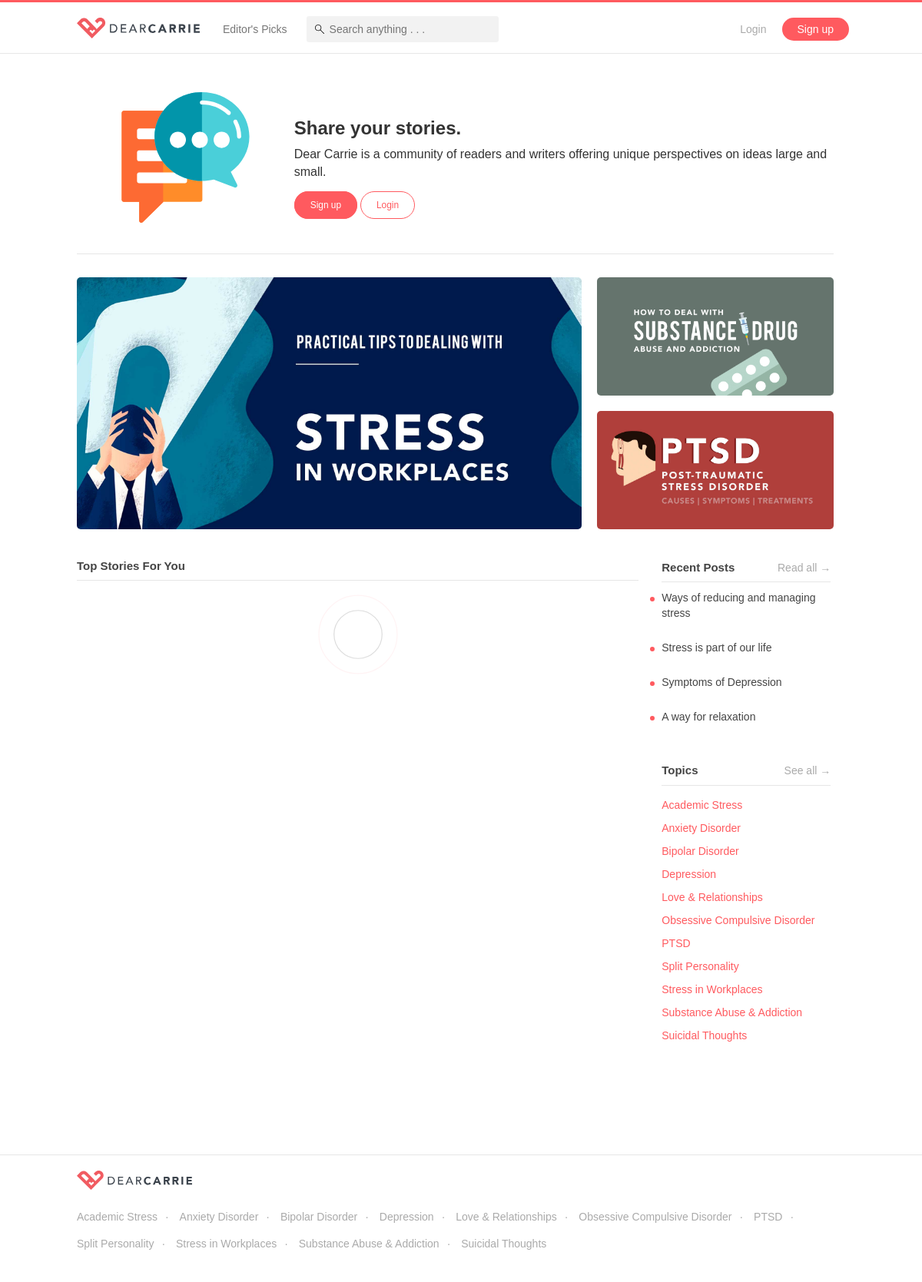
The page / on the database its author committed.
### tables this page shows
CREATE TABLE IF NOT EXISTS `topics` (
  `id` int(11) NOT NULL AUTO_INCREMENT,
  `main_image` varchar(255) NOT NULL,
  `background` varchar(255) NOT NULL,
  `title` varchar(255) NOT NULL,
  `short_desc` varchar(255) NOT NULL,
  `description` text NOT NULL,
  `date` timestamp NOT NULL DEFAULT CURRENT_TIMESTAMP ON UPDATE CURRENT_TIMESTAMP,
  `followers` int(11) NOT NULL DEFAULT '0',
  `posts` int(11) NOT NULL DEFAULT '0',
  `url` varchar(255) NOT NULL,
  `tel` varchar(255) NOT NULL,
  `type` varchar(255) NOT NULL,
  `order_num` int(11) NOT NULL,
  `score` double NOT NULL DEFAULT '0',
  `published` int(11) NOT NULL DEFAULT '1',
  PRIMARY KEY (`id`)
);

CREATE TABLE IF NOT EXISTS `posts` (
  `id` int(11) NOT NULL AUTO_INCREMENT,
  `userid` int(11) DEFAULT NULL,
  `title` text,
  `description` text,
  `timestamp` timestamp NOT NULL DEFAULT CURRENT_TIMESTAMP,
  `score` double NOT NULL DEFAULT '0',
  `likes` int(11) NOT NULL DEFAULT '0',
  `comments` int(11) NOT NULL DEFAULT '0',
  `views` int(11) NOT NULL DEFAULT '0',
  `published` int(11) NOT NULL DEFAULT '1',
  PRIMARY KEY (`id`)
);

### controllers/commonFunctions.php (called while the page is built, shortened)
<?php
function checkLogin() {
	if(isset($_SESSION["role"])) {
		return false;
	}
	else {
		return true;
	}
}
function connectToDataBase() {
	$theLineToDatabase =  mysqli_connect("localhost","root","root","dearcarrie");
	if(!$theLineToDatabase) {
		header("location: error.php?msg=Database connection first error");
		exit();
	}
	else {
	  return $theLineToDatabase;
	}
}
function displayAllTopicsOrderByTitleAsc() {
	$conn = connectToDataBase();
	$sql = "SELECT * FROM topics ORDER BY title ASC";
	$result = $conn->query($sql);
	$resArr = array();
	if ($result->num_rows > 0) {
		 while($row = $result->fetch_assoc()) {
			 $resArr[] = $row;
		 }
	} else {
	}
	return $resArr;
}
function displayCuratedTopics() {
	$conn = connectToDataBase();
	$sql = "SELECT * FROM topics WHERE type = 'curated' ORDER BY title";
	$result = $conn->query($sql);
	$resArr = array();
	if ($result->num_rows > 0) {
		 while($row = $result->fetch_assoc()) {
			 $resArr[] = $row;
		 }
	}
	return $resArr;
}
function displayMainTopics() {
	$conn = connectToDataBase();
	$sql = "SELECT * FROM topics WHERE type = 'main' ORDER BY order_num";
	$result = $conn->query($sql);
	$resArr = array();
	if ($result->num_rows > 0) {
		 while($row = $result->fetch_assoc()) {
			 $resArr[] = $row;
		 }
	}
	return $resArr;
}
function displayRecentPosts() {
	$conn = connectToDataBase();
	$sql = "SELECT * FROM posts WHERE published = 1 ORDER BY id DESC LIMIT 4";
	$result = $conn->query($sql);
	$resArr = array();
	if ($result->num_rows > 0) {
		 while($row = $result->fetch_assoc()) {
			 $resArr[] = $row;
		 }
	} else {
	}
	return $resArr;
}
?>

### index.php (the view, shortened to what this page needs)
<!DOCTYPE html>
<?php
  include('controllers/templates.php');
  $mainTopics = displayMainTopics();
  $topics = displayAllTopicsOrderByTitleAsc();
  $recentPosts = displayRecentPosts();
?>
<html lang="en">
  <?php head("Dear Carrie"); ?>
  <body>
    <?= navbar(); ?>
    <div class="page-container">
      <?php if(checkLogin()) { ?>
          <div class="signup-banner">
              <div class="hide-mobile">
                  <img src="images/chat.svg">
              </div>
              <div>
                  <h3>Share your stories.</h3>
                  <p class="mBottom-20">Dear Carrie is a community of readers and writers offering unique perspectives on ideas large and small.</p>
                  <a href="signup" style="color:white;" class="primary-btn small">Sign up</a>
                  <a href="login" class="primary-line-btn small">Login</a>
              </div>
          </div>
      <?php } ?>
      <div class="main-banner-grid row">
          <?php
            foreach ($mainTopics as $topic) {
            if ($topic["order_num"] == 1) {
          ?>
            <div class="col-sm-8 col-xs-12">
                <a href="topicDetails?topicID=<?=$topic["id"];?>"><img src="<?=$topic["main_image"];?>" class="img-responsive"></a>
            </div>
          <?php } else { ?>
            <div class="col-sm-4 col-xs-12">
                <a href="topicDetails?topicID=<?=$topic["id"];?>"><img src="<?=$topic["main_image"];?>" class="img-responsive"></a>
            </div>
          <?php } }?>
      </div>
      <br/><br/>
      <div class="row">
          <div class="col-sm-9">
            <div class="content-title">
              <h4>Top Stories For You</h4>
            </div>
            <div class="loading-info"><img src="images/ripple.svg" /></div>
          </div>
          <div class="col-sm-3">
              <div class="main-sidebar">
                  <div class="side-content">
                      <div class="content-title">
                        <h4>Recent Posts</h4>
                        <a href="search">Read all &#8594;</a>
                      </div>
                      <?php foreach($recentPosts as $recentPost) { ?>
                      <a href="post?postID=<?=$recentPost['id'];?>" class="mini-card">
                        <p><?=$recentPost['title'];?></p>
                      </a>
                      <?php } ?>
                  </div>
                  <div class="side-content">
                      <div class="content-title">
                          <h4>Topics</h4>
                          <a href="topic">See all &#8594;</a>
                      </div>
                      <ul>
                          <?php foreach ($topics as $topic) { ?>
                          <li><a href="topicDetails?topicID=<?=$topic["id"];?>"><?=$topic["title"];?></a></li>
                          <?php } ?>
                      </ul>
                  </div>
              </div>
          </div>
      </div>
    </div>
    <?= footer(); ?>
  </body>
</html>

### controllers/templates.php (shortened to what this page needs)
<?php
  include('commonFunctions.php');
?>
<?php
function head($title){
?>
  <head>
    <link href="css/bootstrap.min.css" rel="stylesheet">
    <link href="css/animate.css" rel="stylesheet">
    <link href="css/style.css" rel="stylesheet">
  </head>
<?php
}
function navbar() {
  $curatedTopics = displayCuratedTopics();
?>
  <nav class="navbar navbar-default navbar-fixed-top">
    <div class="container-fluid page-container">
      <div class="navbar-header">
        <a class="navbar-brand" href="index"><img alt="brand" src="images/logo.svg" width="160px;"></a>
      </div>
      <div class="collapse navbar-collapse" id="bs-example-navbar-collapse-1">
        <ul class="nav navbar-nav hide-mobile">
          <li>
            <a href="topic">Editor's Picks</a>
          </li>
        </ul>
        <form id="myForm" class="navbar-form navbar-left hide-mobile" action="search" method="get">
            <input id="search_keyword_id" type="text" class="search_keyword nav-search" placeholder="Search anything . . ." name="search_keyword_id" autocomplete="off">
        </form>
        <ul class="nav navbar-nav navbar-right">
          <?php if (checkLogin() && empty($_SESSION['FBID'])) { ?>
          <li><a href="login" class="light-text">Login</a></li>
          <li><a href="signup" class="cta-btn">Sign up</a></li>
          <?php } ?>
        </ul>
      </div>
    </div>
  </nav>
<?php
}
?>
<?php
function footer() {
  $topics = displayAllTopicsOrderByTitleAsc();
?>
  <footer class="footer">
    <div class="page-container">
      <div class="row">
        <div class="col-sm-12">
          <img src="images/logo.svg" class="logo">
        </div>
        <div class="col-sm-12">
          <ul>
            <?php
              $i = 1;
              foreach($topics as $topic) {
                if ($i % 1 == 0) {
            ?>
                <li><a href="topicDetails?topicID=<?=$topic['id'];?>"><?=$topic["title"];?></a></li>
            <?php
                }
                $i++;
              }
            ?>
          </ul>
        </div>
      </div>
    </div>
  </footer>
<?php
}
?>

### rows shown on the page
topics: main_image (picture), title "Stress in Workplaces"
topics: main_image (picture), title "Substance Abuse & Addiction"
topics: main_image (picture), title "PTSD"
posts: title "Ways of reducing and managing stress"
posts: title "Stress is part of our life"
posts: title "Symptoms of Depression"
posts: title "A way for relaxation"
topics: title "Academic Stress"
topics: title "Anxiety Disorder"
topics: title "Bipolar Disorder"
topics: title "Depression"
topics: title "Love & Relationships"
topics: title "Obsessive Compulsive Disorder"
topics: title "Split Personality"
topics: title "Suicidal Thoughts"
